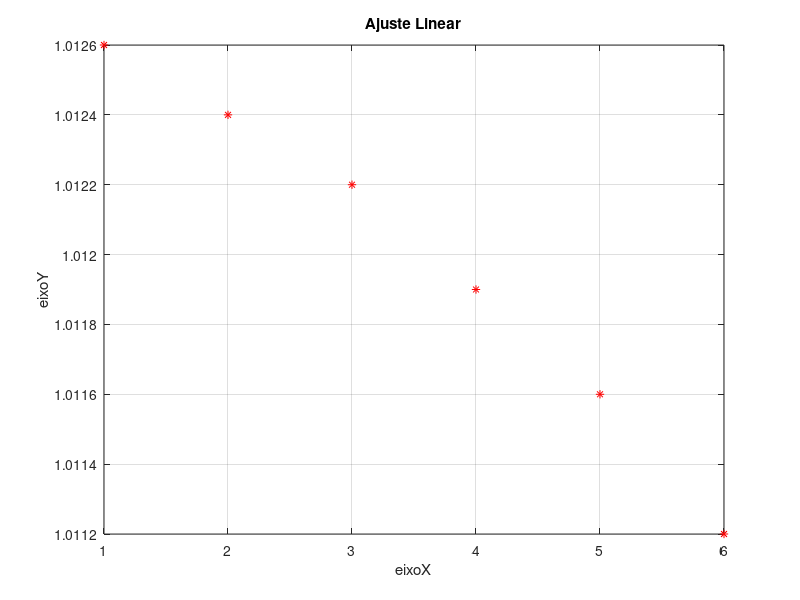
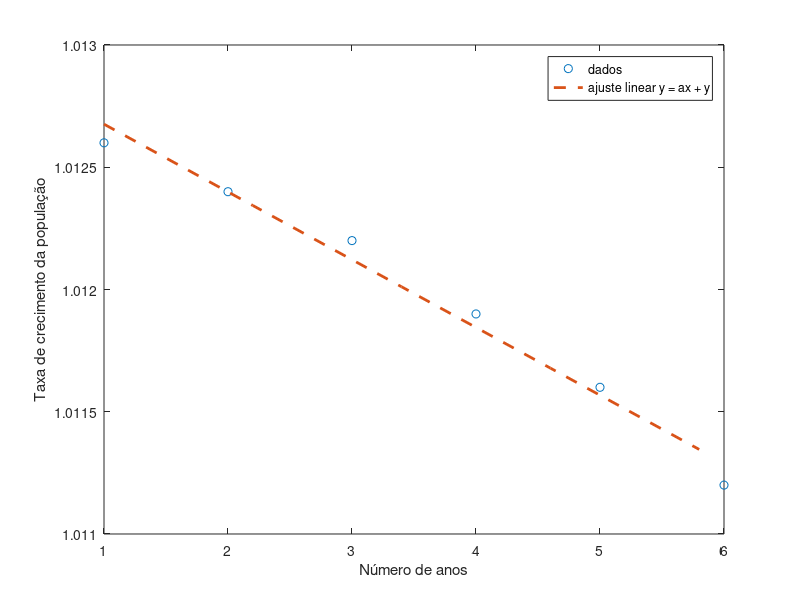

MATLAB code for these plots, in order:
%ajuste Linear populacional
x = 1:1:6;
y = [1.0126 1.0124 1.0122 1.0119 1.0116 1.0112];

%%%%%%%%%%%%%%%%%%Gráfico%%%%%%%%%%%%%%%%%%%%%%
plot (x, y, '*r');
title("Ajuste Linear");
grid on
xlabel("eixoX");
ylabel("eixoY");
%%%%%%%%%%%%%%%%%%%%%%%%%%%%%%%%%%%%%%%%%%%%%%%

n = length(x);
s1 = sum(x.*y);
s2 = sum(x);
s3 = sum(y);
s4 = sum(x.^2);

a = (n*s1 - s2*s3)/(n*s4 - (s2)^2);
b = (s3*s4 - s2*s1)/(n*s4-(s2)^2);

x_1 = 1:0.6:6;
figure
y_1 = a*x_1 +b;
plot(x, y, "o", x_1,y_1,"--", "linewidth", 2)
xlabel("Número de anos");
ylabel("Taxa de crecimento da população");
legend("dados", "ajuste linear y = ax + y");
